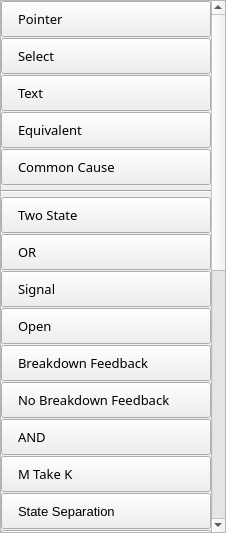
<?xml version="1.0" encoding="UTF-8"?>
<ui version="4.0">
 <class>ToolboxGOMarkov</class>
 <widget class="QWidget" name="ToolboxGOMarkov">
  <property name="geometry">
   <rect>
    <x>0</x>
    <y>0</y>
    <width>226</width>
    <height>533</height>
   </rect>
  </property>
  <property name="windowTitle">
   <string>Form</string>
  </property>
  <layout class="QVBoxLayout" name="verticalLayout">
   <property name="spacing">
    <number>0</number>
   </property>
   <property name="leftMargin">
    <number>0</number>
   </property>
   <property name="topMargin">
    <number>0</number>
   </property>
   <property name="rightMargin">
    <number>0</number>
   </property>
   <property name="bottomMargin">
    <number>0</number>
   </property>
   <item>
    <widget class="QScrollArea" name="scrollArea">
     <property name="widgetResizable">
      <bool>true</bool>
     </property>
     <widget class="QWidget" name="scrollAreaWidgetContents">
      <property name="geometry">
       <rect>
        <x>0</x>
        <y>0</y>
        <width>248</width>
        <height>1046</height>
       </rect>
      </property>
      <layout class="QVBoxLayout" name="verticalLayout_2">
       <property name="spacing">
        <number>1</number>
       </property>
       <property name="leftMargin">
        <number>0</number>
       </property>
       <property name="topMargin">
        <number>0</number>
       </property>
       <property name="rightMargin">
        <number>0</number>
       </property>
       <property name="bottomMargin">
        <number>0</number>
       </property>
       <item>
        <widget class="QPushButton" name="buttonPointer">
         <property name="sizePolicy">
          <sizepolicy hsizetype="Minimum" vsizetype="Expanding">
           <horstretch>0</horstretch>
           <verstretch>0</verstretch>
          </sizepolicy>
         </property>
         <property name="minimumSize">
          <size>
           <width>0</width>
           <height>36</height>
          </size>
         </property>
         <property name="font">
          <font>
           <family>微软雅黑</family>
           <pointsize>10</pointsize>
           <weight>50</weight>
           <bold>false</bold>
           <stylestrategy>PreferAntialias</stylestrategy>
          </font>
         </property>
         <property name="toolTip">
          <string/>
         </property>
         <property name="styleSheet">
          <string notr="true">text-align: left;
padding-left: 16px;
background-color: linear-gradient(rgb(234, 234, 234), rgb(218, 218, 218));
border-color: rgb(204, 204, 204) rgb(204, 204, 204) rgb(181, 181, 181);
</string>
         </property>
         <property name="text">
          <string>Pointer</string>
         </property>
         <property name="icon">
          <iconset resource="../resource.qrc">
           <normaloff>:/icon/resource/image/tool_pointer.png</normaloff>:/icon/resource/image/tool_pointer.png</iconset>
         </property>
         <property name="iconSize">
          <size>
           <width>24</width>
           <height>24</height>
          </size>
         </property>
         <property name="flat">
          <bool>false</bool>
         </property>
        </widget>
       </item>
       <item>
        <widget class="QPushButton" name="buttonSelect">
         <property name="sizePolicy">
          <sizepolicy hsizetype="Minimum" vsizetype="Expanding">
           <horstretch>0</horstretch>
           <verstretch>0</verstretch>
          </sizepolicy>
         </property>
         <property name="minimumSize">
          <size>
           <width>0</width>
           <height>36</height>
          </size>
         </property>
         <property name="font">
          <font>
           <family>微软雅黑</family>
           <pointsize>10</pointsize>
           <weight>50</weight>
           <bold>false</bold>
           <stylestrategy>PreferAntialias</stylestrategy>
          </font>
         </property>
         <property name="toolTip">
          <string/>
         </property>
         <property name="styleSheet">
          <string notr="true">text-align: left;
padding-left: 16px;
background-color: linear-gradient(rgb(234, 234, 234), rgb(218, 218, 218));
border-color: rgb(204, 204, 204) rgb(204, 204, 204) rgb(181, 181, 181);
</string>
         </property>
         <property name="text">
          <string>Select</string>
         </property>
         <property name="icon">
          <iconset resource="../resource.qrc">
           <normaloff>:/icon/resource/image/tool_select.png</normaloff>:/icon/resource/image/tool_select.png</iconset>
         </property>
         <property name="iconSize">
          <size>
           <width>24</width>
           <height>24</height>
          </size>
         </property>
         <property name="flat">
          <bool>false</bool>
         </property>
        </widget>
       </item>
       <item>
        <widget class="QPushButton" name="buttonText">
         <property name="sizePolicy">
          <sizepolicy hsizetype="Minimum" vsizetype="Expanding">
           <horstretch>0</horstretch>
           <verstretch>0</verstretch>
          </sizepolicy>
         </property>
         <property name="minimumSize">
          <size>
           <width>0</width>
           <height>36</height>
          </size>
         </property>
         <property name="font">
          <font>
           <family>微软雅黑</family>
           <pointsize>10</pointsize>
           <weight>50</weight>
           <bold>false</bold>
           <stylestrategy>PreferAntialias</stylestrategy>
          </font>
         </property>
         <property name="toolTip">
          <string/>
         </property>
         <property name="styleSheet">
          <string notr="true">text-align: left;
padding-left: 16px;
background-color: linear-gradient(rgb(234, 234, 234), rgb(218, 218, 218));
border-color: rgb(204, 204, 204) rgb(204, 204, 204) rgb(181, 181, 181);
</string>
         </property>
         <property name="text">
          <string>Text</string>
         </property>
         <property name="icon">
          <iconset resource="../resource.qrc">
           <normaloff>:/icon/resource/image/tool_text.png</normaloff>:/icon/resource/image/tool_text.png</iconset>
         </property>
         <property name="iconSize">
          <size>
           <width>24</width>
           <height>24</height>
          </size>
         </property>
         <property name="flat">
          <bool>false</bool>
         </property>
        </widget>
       </item>
       <item>
        <widget class="QPushButton" name="buttonEquivalent">
         <property name="sizePolicy">
          <sizepolicy hsizetype="Minimum" vsizetype="Expanding">
           <horstretch>0</horstretch>
           <verstretch>0</verstretch>
          </sizepolicy>
         </property>
         <property name="minimumSize">
          <size>
           <width>0</width>
           <height>36</height>
          </size>
         </property>
         <property name="font">
          <font>
           <family>微软雅黑</family>
           <pointsize>10</pointsize>
          </font>
         </property>
         <property name="styleSheet">
          <string notr="true">text-align: left;
padding-left: 16px;
background-color: linear-gradient(rgb(234, 234, 234), rgb(218, 218, 218));
border-color: rgb(204, 204, 204) rgb(204, 204, 204) rgb(181, 181, 181);
</string>
         </property>
         <property name="text">
          <string>Equivalent</string>
         </property>
         <property name="icon">
          <iconset resource="../resource.qrc">
           <normaloff>:/icon/resource/image/tool_equivalent.png</normaloff>:/icon/resource/image/tool_equivalent.png</iconset>
         </property>
         <property name="iconSize">
          <size>
           <width>24</width>
           <height>24</height>
          </size>
         </property>
        </widget>
       </item>
       <item>
        <widget class="QPushButton" name="buttonCommonCause">
         <property name="sizePolicy">
          <sizepolicy hsizetype="Minimum" vsizetype="Expanding">
           <horstretch>0</horstretch>
           <verstretch>0</verstretch>
          </sizepolicy>
         </property>
         <property name="minimumSize">
          <size>
           <width>0</width>
           <height>36</height>
          </size>
         </property>
         <property name="font">
          <font>
           <family>微软雅黑</family>
           <pointsize>10</pointsize>
          </font>
         </property>
         <property name="styleSheet">
          <string notr="true">text-align: left;
padding-left: 16px;
background-color: linear-gradient(rgb(234, 234, 234), rgb(218, 218, 218));
border-color: rgb(204, 204, 204) rgb(204, 204, 204) rgb(181, 181, 181);
</string>
         </property>
         <property name="text">
          <string>Common Cause</string>
         </property>
         <property name="icon">
          <iconset resource="../resource.qrc">
           <normaloff>:/icon/resource/image/tool_common.png</normaloff>:/icon/resource/image/tool_common.png</iconset>
         </property>
         <property name="iconSize">
          <size>
           <width>24</width>
           <height>24</height>
          </size>
         </property>
        </widget>
       </item>
       <item>
        <widget class="Line" name="line">
         <property name="minimumSize">
          <size>
           <width>0</width>
           <height>10</height>
          </size>
         </property>
         <property name="orientation">
          <enum>Qt::Horizontal</enum>
         </property>
        </widget>
       </item>
       <item>
        <widget class="QPushButton" name="buttonOperator1">
         <property name="sizePolicy">
          <sizepolicy hsizetype="Minimum" vsizetype="Expanding">
           <horstretch>0</horstretch>
           <verstretch>0</verstretch>
          </sizepolicy>
         </property>
         <property name="minimumSize">
          <size>
           <width>0</width>
           <height>36</height>
          </size>
         </property>
         <property name="font">
          <font>
           <family>微软雅黑</family>
           <pointsize>10</pointsize>
           <weight>50</weight>
           <bold>false</bold>
           <stylestrategy>PreferAntialias</stylestrategy>
          </font>
         </property>
         <property name="toolTip">
          <string/>
         </property>
         <property name="styleSheet">
          <string notr="true">text-align: left;
padding-left: 16px;
background-color: linear-gradient(rgb(234, 234, 234), rgb(218, 218, 218));
border-color: rgb(204, 204, 204) rgb(204, 204, 204) rgb(181, 181, 181);
</string>
         </property>
         <property name="text">
          <string>Two State</string>
         </property>
         <property name="icon">
          <iconset resource="../resource.qrc">
           <normaloff>:/icon/resource/image/tool_op1.png</normaloff>:/icon/resource/image/tool_op1.png</iconset>
         </property>
         <property name="iconSize">
          <size>
           <width>24</width>
           <height>24</height>
          </size>
         </property>
         <property name="flat">
          <bool>false</bool>
         </property>
        </widget>
       </item>
       <item>
        <widget class="QPushButton" name="buttonOperator2">
         <property name="sizePolicy">
          <sizepolicy hsizetype="Minimum" vsizetype="Expanding">
           <horstretch>0</horstretch>
           <verstretch>0</verstretch>
          </sizepolicy>
         </property>
         <property name="minimumSize">
          <size>
           <width>0</width>
           <height>36</height>
          </size>
         </property>
         <property name="font">
          <font>
           <family>微软雅黑</family>
           <pointsize>10</pointsize>
           <weight>50</weight>
           <bold>false</bold>
           <stylestrategy>PreferAntialias</stylestrategy>
          </font>
         </property>
         <property name="toolTip">
          <string/>
         </property>
         <property name="styleSheet">
          <string notr="true">text-align: left;
padding-left: 16px;
background-color: linear-gradient(rgb(234, 234, 234), rgb(218, 218, 218));
border-color: rgb(204, 204, 204) rgb(204, 204, 204) rgb(181, 181, 181);
</string>
         </property>
         <property name="text">
          <string>OR</string>
         </property>
         <property name="icon">
          <iconset resource="../resource.qrc">
           <normaloff>:/icon/resource/image/tool_op2.png</normaloff>:/icon/resource/image/tool_op2.png</iconset>
         </property>
         <property name="iconSize">
          <size>
           <width>24</width>
           <height>24</height>
          </size>
         </property>
         <property name="flat">
          <bool>false</bool>
         </property>
        </widget>
       </item>
       <item>
        <widget class="QPushButton" name="buttonOperator5">
         <property name="sizePolicy">
          <sizepolicy hsizetype="Minimum" vsizetype="Expanding">
           <horstretch>0</horstretch>
           <verstretch>0</verstretch>
          </sizepolicy>
         </property>
         <property name="minimumSize">
          <size>
           <width>0</width>
           <height>36</height>
          </size>
         </property>
         <property name="font">
          <font>
           <family>微软雅黑</family>
           <pointsize>10</pointsize>
           <weight>50</weight>
           <bold>false</bold>
           <stylestrategy>PreferAntialias</stylestrategy>
          </font>
         </property>
         <property name="toolTip">
          <string/>
         </property>
         <property name="styleSheet">
          <string notr="true">text-align: left;
padding-left: 16px;
background-color: linear-gradient(rgb(234, 234, 234), rgb(218, 218, 218));
border-color: rgb(204, 204, 204) rgb(204, 204, 204) rgb(181, 181, 181);
</string>
         </property>
         <property name="text">
          <string>Signal</string>
         </property>
         <property name="icon">
          <iconset resource="../resource.qrc">
           <normaloff>:/icon/resource/image/tool_op5.png</normaloff>:/icon/resource/image/tool_op5.png</iconset>
         </property>
         <property name="iconSize">
          <size>
           <width>24</width>
           <height>24</height>
          </size>
         </property>
         <property name="flat">
          <bool>false</bool>
         </property>
        </widget>
       </item>
       <item>
        <widget class="QPushButton" name="buttonOperator6">
         <property name="sizePolicy">
          <sizepolicy hsizetype="Minimum" vsizetype="Expanding">
           <horstretch>0</horstretch>
           <verstretch>0</verstretch>
          </sizepolicy>
         </property>
         <property name="minimumSize">
          <size>
           <width>0</width>
           <height>36</height>
          </size>
         </property>
         <property name="font">
          <font>
           <family>微软雅黑</family>
           <pointsize>10</pointsize>
           <weight>50</weight>
           <bold>false</bold>
           <stylestrategy>PreferAntialias</stylestrategy>
          </font>
         </property>
         <property name="toolTip">
          <string/>
         </property>
         <property name="styleSheet">
          <string notr="true">text-align: left;
padding-left: 16px;
background-color: linear-gradient(rgb(234, 234, 234), rgb(218, 218, 218));
border-color: rgb(204, 204, 204) rgb(204, 204, 204) rgb(181, 181, 181);
</string>
         </property>
         <property name="text">
          <string>Open</string>
         </property>
         <property name="icon">
          <iconset resource="../resource.qrc">
           <normaloff>:/icon/resource/image/tool_op6.png</normaloff>:/icon/resource/image/tool_op6.png</iconset>
         </property>
         <property name="iconSize">
          <size>
           <width>24</width>
           <height>24</height>
          </size>
         </property>
         <property name="flat">
          <bool>false</bool>
         </property>
        </widget>
       </item>
       <item>
        <widget class="QPushButton" name="buttonOperator9A1">
         <property name="sizePolicy">
          <sizepolicy hsizetype="Minimum" vsizetype="Expanding">
           <horstretch>0</horstretch>
           <verstretch>0</verstretch>
          </sizepolicy>
         </property>
         <property name="minimumSize">
          <size>
           <width>0</width>
           <height>36</height>
          </size>
         </property>
         <property name="font">
          <font>
           <family>微软雅黑</family>
           <pointsize>10</pointsize>
           <weight>50</weight>
           <bold>false</bold>
           <stylestrategy>PreferAntialias</stylestrategy>
          </font>
         </property>
         <property name="styleSheet">
          <string notr="true">text-align: left;
padding-left: 16px;
background-color: linear-gradient(rgb(234, 234, 234), rgb(218, 218, 218));
border-color: rgb(204, 204, 204) rgb(204, 204, 204) rgb(181, 181, 181);
</string>
         </property>
         <property name="text">
          <string>Breakdown Feedback</string>
         </property>
         <property name="icon">
          <iconset resource="../resource.qrc">
           <normaloff>:/icon/resource/image/tool_op9A1.png</normaloff>:/icon/resource/image/tool_op9A1.png</iconset>
         </property>
         <property name="iconSize">
          <size>
           <width>24</width>
           <height>24</height>
          </size>
         </property>
        </widget>
       </item>
       <item>
        <widget class="QPushButton" name="buttonOperator9A2">
         <property name="sizePolicy">
          <sizepolicy hsizetype="Minimum" vsizetype="Expanding">
           <horstretch>0</horstretch>
           <verstretch>0</verstretch>
          </sizepolicy>
         </property>
         <property name="minimumSize">
          <size>
           <width>0</width>
           <height>36</height>
          </size>
         </property>
         <property name="font">
          <font>
           <family>微软雅黑</family>
           <pointsize>10</pointsize>
           <weight>50</weight>
           <bold>false</bold>
           <stylestrategy>PreferAntialias</stylestrategy>
          </font>
         </property>
         <property name="styleSheet">
          <string notr="true">text-align: left;
padding-left: 16px;
background-color: linear-gradient(rgb(234, 234, 234), rgb(218, 218, 218));
border-color: rgb(204, 204, 204) rgb(204, 204, 204) rgb(181, 181, 181);
</string>
         </property>
         <property name="text">
          <string>No Breakdown Feedback</string>
         </property>
         <property name="icon">
          <iconset resource="../resource.qrc">
           <normaloff>:/icon/resource/image/tool_op9A2.png</normaloff>:/icon/resource/image/tool_op9A2.png</iconset>
         </property>
         <property name="iconSize">
          <size>
           <width>24</width>
           <height>24</height>
          </size>
         </property>
        </widget>
       </item>
       <item>
        <widget class="QPushButton" name="buttonOperator10">
         <property name="sizePolicy">
          <sizepolicy hsizetype="Minimum" vsizetype="Expanding">
           <horstretch>0</horstretch>
           <verstretch>0</verstretch>
          </sizepolicy>
         </property>
         <property name="minimumSize">
          <size>
           <width>0</width>
           <height>36</height>
          </size>
         </property>
         <property name="font">
          <font>
           <family>微软雅黑</family>
           <pointsize>10</pointsize>
           <weight>50</weight>
           <bold>false</bold>
           <stylestrategy>PreferAntialias</stylestrategy>
          </font>
         </property>
         <property name="toolTip">
          <string/>
         </property>
         <property name="styleSheet">
          <string notr="true">text-align: left;
padding-left: 16px;
background-color: linear-gradient(rgb(234, 234, 234), rgb(218, 218, 218));
border-color: rgb(204, 204, 204) rgb(204, 204, 204) rgb(181, 181, 181);
</string>
         </property>
         <property name="text">
          <string>AND</string>
         </property>
         <property name="icon">
          <iconset resource="../resource.qrc">
           <normaloff>:/icon/resource/image/tool_op10.png</normaloff>:/icon/resource/image/tool_op10.png</iconset>
         </property>
         <property name="iconSize">
          <size>
           <width>24</width>
           <height>24</height>
          </size>
         </property>
         <property name="flat">
          <bool>false</bool>
         </property>
        </widget>
       </item>
       <item>
        <widget class="QPushButton" name="buttonOperator11">
         <property name="sizePolicy">
          <sizepolicy hsizetype="Minimum" vsizetype="Expanding">
           <horstretch>0</horstretch>
           <verstretch>0</verstretch>
          </sizepolicy>
         </property>
         <property name="minimumSize">
          <size>
           <width>0</width>
           <height>36</height>
          </size>
         </property>
         <property name="font">
          <font>
           <family>微软雅黑</family>
           <pointsize>10</pointsize>
           <weight>50</weight>
           <bold>false</bold>
           <stylestrategy>PreferAntialias</stylestrategy>
          </font>
         </property>
         <property name="toolTip">
          <string/>
         </property>
         <property name="styleSheet">
          <string notr="true">text-align: left;
padding-left: 16px;
background-color: linear-gradient(rgb(234, 234, 234), rgb(218, 218, 218));
border-color: rgb(204, 204, 204) rgb(204, 204, 204) rgb(181, 181, 181);
</string>
         </property>
         <property name="text">
          <string>M Take K</string>
         </property>
         <property name="icon">
          <iconset resource="../resource.qrc">
           <normaloff>:/icon/resource/image/tool_op11.png</normaloff>:/icon/resource/image/tool_op11.png</iconset>
         </property>
         <property name="iconSize">
          <size>
           <width>24</width>
           <height>24</height>
          </size>
         </property>
         <property name="flat">
          <bool>false</bool>
         </property>
        </widget>
       </item>
       <item>
        <widget class="QPushButton" name="buttonOperator12A">
         <property name="sizePolicy">
          <sizepolicy hsizetype="Minimum" vsizetype="Expanding">
           <horstretch>0</horstretch>
           <verstretch>0</verstretch>
          </sizepolicy>
         </property>
         <property name="minimumSize">
          <size>
           <width>0</width>
           <height>36</height>
          </size>
         </property>
         <property name="font">
          <font>
           <pointsize>10</pointsize>
          </font>
         </property>
         <property name="styleSheet">
          <string notr="true">text-align: left;
padding-left: 16px;
background-color: linear-gradient(rgb(234, 234, 234), rgb(218, 218, 218));
border-color: rgb(204, 204, 204) rgb(204, 204, 204) rgb(181, 181, 181);
</string>
         </property>
         <property name="text">
          <string>State Separation</string>
         </property>
         <property name="icon">
          <iconset resource="../resource.qrc">
           <normaloff>:/icon/resource/image/tool_op12A.png</normaloff>:/icon/resource/image/tool_op12A.png</iconset>
         </property>
         <property name="iconSize">
          <size>
           <width>24</width>
           <height>24</height>
          </size>
         </property>
        </widget>
       </item>
       <item>
        <widget class="QPushButton" name="buttonOperator13A">
         <property name="sizePolicy">
          <sizepolicy hsizetype="Minimum" vsizetype="Expanding">
           <horstretch>0</horstretch>
           <verstretch>0</verstretch>
          </sizepolicy>
         </property>
         <property name="minimumSize">
          <size>
           <width>0</width>
           <height>36</height>
          </size>
         </property>
         <property name="font">
          <font>
           <family>微软雅黑</family>
           <pointsize>10</pointsize>
           <weight>50</weight>
           <bold>false</bold>
           <stylestrategy>PreferAntialias</stylestrategy>
          </font>
         </property>
         <property name="styleSheet">
          <string notr="true">text-align: left;
padding-left: 16px;
background-color: linear-gradient(rgb(234, 234, 234), rgb(218, 218, 218));
border-color: rgb(204, 204, 204) rgb(204, 204, 204) rgb(181, 181, 181);
</string>
         </property>
         <property name="text">
          <string>Multiplex Input and Output (×)</string>
         </property>
         <property name="icon">
          <iconset resource="../resource.qrc">
           <normaloff>:/icon/resource/image/tool_op13A.png</normaloff>:/icon/resource/image/tool_op13A.png</iconset>
         </property>
         <property name="iconSize">
          <size>
           <width>24</width>
           <height>24</height>
          </size>
         </property>
        </widget>
       </item>
       <item>
        <widget class="QPushButton" name="buttonOperator13B">
         <property name="sizePolicy">
          <sizepolicy hsizetype="Minimum" vsizetype="Expanding">
           <horstretch>0</horstretch>
           <verstretch>0</verstretch>
          </sizepolicy>
         </property>
         <property name="minimumSize">
          <size>
           <width>0</width>
           <height>36</height>
          </size>
         </property>
         <property name="font">
          <font>
           <family>微软雅黑</family>
           <pointsize>10</pointsize>
           <weight>50</weight>
           <bold>false</bold>
           <stylestrategy>PreferAntialias</stylestrategy>
          </font>
         </property>
         <property name="styleSheet">
          <string notr="true">text-align: left;
padding-left: 16px;
background-color: linear-gradient(rgb(234, 234, 234), rgb(218, 218, 218));
border-color: rgb(204, 204, 204) rgb(204, 204, 204) rgb(181, 181, 181);
</string>
         </property>
         <property name="text">
          <string>Multiplex Input and Output (+)</string>
         </property>
         <property name="icon">
          <iconset resource="../resource.qrc">
           <normaloff>:/icon/resource/image/tool_op13B.png</normaloff>:/icon/resource/image/tool_op13B.png</iconset>
         </property>
         <property name="iconSize">
          <size>
           <width>24</width>
           <height>24</height>
          </size>
         </property>
        </widget>
       </item>
       <item>
        <widget class="QPushButton" name="buttonOperator15A">
         <property name="sizePolicy">
          <sizepolicy hsizetype="Minimum" vsizetype="Expanding">
           <horstretch>0</horstretch>
           <verstretch>0</verstretch>
          </sizepolicy>
         </property>
         <property name="minimumSize">
          <size>
           <width>0</width>
           <height>36</height>
          </size>
         </property>
         <property name="font">
          <font>
           <family>微软雅黑</family>
           <pointsize>10</pointsize>
           <weight>50</weight>
           <bold>false</bold>
           <stylestrategy>PreferAntialias</stylestrategy>
          </font>
         </property>
         <property name="styleSheet">
          <string notr="true">text-align: left;
padding-left: 16px;
background-color: linear-gradient(rgb(234, 234, 234), rgb(218, 218, 218));
border-color: rgb(204, 204, 204) rgb(204, 204, 204) rgb(181, 181, 181);
</string>
         </property>
         <property name="text">
          <string>Corresponding Gate</string>
         </property>
         <property name="icon">
          <iconset resource="../resource.qrc">
           <normaloff>:/icon/resource/image/tool_op15A.png</normaloff>:/icon/resource/image/tool_op15A.png</iconset>
         </property>
         <property name="iconSize">
          <size>
           <width>24</width>
           <height>24</height>
          </size>
         </property>
        </widget>
       </item>
       <item>
        <widget class="QPushButton" name="buttonOperator15B">
         <property name="sizePolicy">
          <sizepolicy hsizetype="Minimum" vsizetype="Expanding">
           <horstretch>0</horstretch>
           <verstretch>0</verstretch>
          </sizepolicy>
         </property>
         <property name="minimumSize">
          <size>
           <width>0</width>
           <height>36</height>
          </size>
         </property>
         <property name="font">
          <font>
           <pointsize>10</pointsize>
          </font>
         </property>
         <property name="styleSheet">
          <string notr="true">text-align: left;
padding-left: 16px;
background-color: linear-gradient(rgb(234, 234, 234), rgb(218, 218, 218));
border-color: rgb(204, 204, 204) rgb(204, 204, 204) rgb(181, 181, 181);
</string>
         </property>
         <property name="text">
          <string>Parallel Computing</string>
         </property>
         <property name="icon">
          <iconset resource="../resource.qrc">
           <normaloff>:/icon/resource/image/tool_op15B.png</normaloff>:/icon/resource/image/tool_op15B.png</iconset>
         </property>
         <property name="iconSize">
          <size>
           <width>24</width>
           <height>24</height>
          </size>
         </property>
        </widget>
       </item>
       <item>
        <widget class="QPushButton" name="buttonOperator16">
         <property name="sizePolicy">
          <sizepolicy hsizetype="Minimum" vsizetype="Expanding">
           <horstretch>0</horstretch>
           <verstretch>0</verstretch>
          </sizepolicy>
         </property>
         <property name="minimumSize">
          <size>
           <width>0</width>
           <height>36</height>
          </size>
         </property>
         <property name="font">
          <font>
           <pointsize>10</pointsize>
          </font>
         </property>
         <property name="styleSheet">
          <string notr="true">text-align: left;
padding-left: 16px;
background-color: linear-gradient(rgb(234, 234, 234), rgb(218, 218, 218));
border-color: rgb(204, 204, 204) rgb(204, 204, 204) rgb(181, 181, 181);
</string>
         </property>
         <property name="text">
          <string>Restore Open</string>
         </property>
         <property name="icon">
          <iconset resource="../resource.qrc">
           <normaloff>:/icon/resource/image/tool_op16.png</normaloff>:/icon/resource/image/tool_op16.png</iconset>
         </property>
         <property name="iconSize">
          <size>
           <width>24</width>
           <height>24</height>
          </size>
         </property>
        </widget>
       </item>
       <item>
        <widget class="QPushButton" name="buttonOperator17">
         <property name="sizePolicy">
          <sizepolicy hsizetype="Minimum" vsizetype="Expanding">
           <horstretch>0</horstretch>
           <verstretch>0</verstretch>
          </sizepolicy>
         </property>
         <property name="minimumSize">
          <size>
           <width>0</width>
           <height>36</height>
          </size>
         </property>
         <property name="font">
          <font>
           <pointsize>10</pointsize>
          </font>
         </property>
         <property name="styleSheet">
          <string notr="true">text-align: left;
padding-left: 16px;
background-color: linear-gradient(rgb(234, 234, 234), rgb(218, 218, 218));
border-color: rgb(204, 204, 204) rgb(204, 204, 204) rgb(181, 181, 181);
</string>
         </property>
         <property name="text">
          <string>Restore Close</string>
         </property>
         <property name="icon">
          <iconset resource="../resource.qrc">
           <normaloff>:/icon/resource/image/tool_op17.png</normaloff>:/icon/resource/image/tool_op17.png</iconset>
         </property>
         <property name="iconSize">
          <size>
           <width>24</width>
           <height>24</height>
          </size>
         </property>
        </widget>
       </item>
       <item>
        <widget class="QPushButton" name="buttonOperator18">
         <property name="sizePolicy">
          <sizepolicy hsizetype="Minimum" vsizetype="Expanding">
           <horstretch>0</horstretch>
           <verstretch>0</verstretch>
          </sizepolicy>
         </property>
         <property name="minimumSize">
          <size>
           <width>0</width>
           <height>36</height>
          </size>
         </property>
         <property name="font">
          <font>
           <pointsize>10</pointsize>
          </font>
         </property>
         <property name="styleSheet">
          <string notr="true">text-align: left;
padding-left: 16px;
background-color: linear-gradient(rgb(234, 234, 234), rgb(218, 218, 218));
border-color: rgb(204, 204, 204) rgb(204, 204, 204) rgb(181, 181, 181);
</string>
         </property>
         <property name="text">
          <string>Backup Gate</string>
         </property>
         <property name="icon">
          <iconset resource="../resource.qrc">
           <normaloff>:/icon/resource/image/tool_op18.png</normaloff>:/icon/resource/image/tool_op18.png</iconset>
         </property>
         <property name="iconSize">
          <size>
           <width>24</width>
           <height>24</height>
          </size>
         </property>
        </widget>
       </item>
       <item>
        <widget class="QPushButton" name="buttonOperator18A">
         <property name="sizePolicy">
          <sizepolicy hsizetype="Minimum" vsizetype="Expanding">
           <horstretch>0</horstretch>
           <verstretch>0</verstretch>
          </sizepolicy>
         </property>
         <property name="minimumSize">
          <size>
           <width>0</width>
           <height>36</height>
          </size>
         </property>
         <property name="font">
          <font>
           <pointsize>10</pointsize>
          </font>
         </property>
         <property name="styleSheet">
          <string notr="true">text-align: left;
padding-left: 16px;
background-color: linear-gradient(rgb(234, 234, 234), rgb(218, 218, 218));
border-color: rgb(204, 204, 204) rgb(204, 204, 204) rgb(181, 181, 181);
</string>
         </property>
         <property name="text">
          <string>Backup Gate</string>
         </property>
         <property name="icon">
          <iconset resource="../resource.qrc">
           <normaloff>:/icon/resource/image/tool_op18A.png</normaloff>:/icon/resource/image/tool_op18A.png</iconset>
         </property>
         <property name="iconSize">
          <size>
           <width>24</width>
           <height>24</height>
          </size>
         </property>
        </widget>
       </item>
       <item>
        <widget class="QPushButton" name="buttonOperator19">
         <property name="sizePolicy">
          <sizepolicy hsizetype="Minimum" vsizetype="Expanding">
           <horstretch>0</horstretch>
           <verstretch>0</verstretch>
          </sizepolicy>
         </property>
         <property name="minimumSize">
          <size>
           <width>0</width>
           <height>36</height>
          </size>
         </property>
         <property name="font">
          <font>
           <pointsize>10</pointsize>
          </font>
         </property>
         <property name="styleSheet">
          <string notr="true">text-align: left;
padding-left: 16px;
background-color: linear-gradient(rgb(234, 234, 234), rgb(218, 218, 218));
border-color: rgb(204, 204, 204) rgb(204, 204, 204) rgb(181, 181, 181);
</string>
         </property>
         <property name="text">
          <string>Overpressure Protection</string>
         </property>
         <property name="icon">
          <iconset resource="../resource.qrc">
           <normaloff>:/icon/resource/image/tool_op19.png</normaloff>:/icon/resource/image/tool_op19.png</iconset>
         </property>
         <property name="iconSize">
          <size>
           <width>24</width>
           <height>24</height>
          </size>
         </property>
        </widget>
       </item>
       <item>
        <widget class="QPushButton" name="buttonOperator20">
         <property name="sizePolicy">
          <sizepolicy hsizetype="Minimum" vsizetype="Expanding">
           <horstretch>0</horstretch>
           <verstretch>0</verstretch>
          </sizepolicy>
         </property>
         <property name="minimumSize">
          <size>
           <width>0</width>
           <height>36</height>
          </size>
         </property>
         <property name="font">
          <font>
           <pointsize>10</pointsize>
          </font>
         </property>
         <property name="styleSheet">
          <string notr="true">text-align: left;
padding-left: 16px;
background-color: linear-gradient(rgb(234, 234, 234), rgb(218, 218, 218));
border-color: rgb(204, 204, 204) rgb(204, 204, 204) rgb(181, 181, 181);
</string>
         </property>
         <property name="text">
          <string>NOT Gate</string>
         </property>
         <property name="icon">
          <iconset resource="../resource.qrc">
           <normaloff>:/icon/resource/image/tool_op20.png</normaloff>:/icon/resource/image/tool_op20.png</iconset>
         </property>
         <property name="iconSize">
          <size>
           <width>24</width>
           <height>24</height>
          </size>
         </property>
        </widget>
       </item>
       <item>
        <widget class="QPushButton" name="buttonOperator21">
         <property name="sizePolicy">
          <sizepolicy hsizetype="Minimum" vsizetype="Expanding">
           <horstretch>0</horstretch>
           <verstretch>0</verstretch>
          </sizepolicy>
         </property>
         <property name="minimumSize">
          <size>
           <width>0</width>
           <height>36</height>
          </size>
         </property>
         <property name="styleSheet">
          <string notr="true">text-align: left;
padding-left: 16px;
background-color: linear-gradient(rgb(234, 234, 234), rgb(218, 218, 218));
border-color: rgb(204, 204, 204) rgb(204, 204, 204) rgb(181, 181, 181);
</string>
         </property>
         <property name="text">
          <string>Overall Feedback</string>
         </property>
         <property name="icon">
          <iconset resource="../resource.qrc">
           <normaloff>:/icon/resource/image/tool_op21.png</normaloff>:/icon/resource/image/tool_op21.png</iconset>
         </property>
         <property name="iconSize">
          <size>
           <width>24</width>
           <height>24</height>
          </size>
         </property>
        </widget>
       </item>
       <item>
        <widget class="QPushButton" name="buttonOperator22A">
         <property name="sizePolicy">
          <sizepolicy hsizetype="Minimum" vsizetype="Expanding">
           <horstretch>0</horstretch>
           <verstretch>0</verstretch>
          </sizepolicy>
         </property>
         <property name="minimumSize">
          <size>
           <width>0</width>
           <height>36</height>
          </size>
         </property>
         <property name="font">
          <font>
           <pointsize>10</pointsize>
          </font>
         </property>
         <property name="styleSheet">
          <string notr="true">text-align: left;
padding-left: 16px;
background-color: linear-gradient(rgb(234, 234, 234), rgb(218, 218, 218));
border-color: rgb(204, 204, 204) rgb(204, 204, 204) rgb(181, 181, 181);
</string>
         </property>
         <property name="text">
          <string>M Bits N Through</string>
         </property>
         <property name="icon">
          <iconset resource="../resource.qrc">
           <normaloff>:/icon/resource/image/tool_op22A.png</normaloff>:/icon/resource/image/tool_op22A.png</iconset>
         </property>
         <property name="iconSize">
          <size>
           <width>24</width>
           <height>24</height>
          </size>
         </property>
        </widget>
       </item>
       <item>
        <widget class="QPushButton" name="buttonOperator22B">
         <property name="sizePolicy">
          <sizepolicy hsizetype="Minimum" vsizetype="Expanding">
           <horstretch>0</horstretch>
           <verstretch>0</verstretch>
          </sizepolicy>
         </property>
         <property name="minimumSize">
          <size>
           <width>0</width>
           <height>36</height>
          </size>
         </property>
         <property name="font">
          <font>
           <pointsize>10</pointsize>
          </font>
         </property>
         <property name="styleSheet">
          <string notr="true">text-align: left;
padding-left: 16px;
background-color: linear-gradient(rgb(234, 234, 234), rgb(218, 218, 218));
border-color: rgb(204, 204, 204) rgb(204, 204, 204) rgb(181, 181, 181);
</string>
         </property>
         <property name="text">
          <string>M Bits N Through 2</string>
         </property>
         <property name="icon">
          <iconset resource="../resource.qrc">
           <normaloff>:/icon/resource/image/tool_op22B.png</normaloff>:/icon/resource/image/tool_op22B.png</iconset>
         </property>
         <property name="iconSize">
          <size>
           <width>24</width>
           <height>24</height>
          </size>
         </property>
        </widget>
       </item>
       <item>
        <widget class="QPushButton" name="buttonOperator23">
         <property name="sizePolicy">
          <sizepolicy hsizetype="Minimum" vsizetype="Expanding">
           <horstretch>0</horstretch>
           <verstretch>0</verstretch>
          </sizepolicy>
         </property>
         <property name="minimumSize">
          <size>
           <width>0</width>
           <height>36</height>
          </size>
         </property>
         <property name="font">
          <font>
           <pointsize>10</pointsize>
          </font>
         </property>
         <property name="styleSheet">
          <string notr="true">text-align: left;
padding-left: 16px;
background-color: linear-gradient(rgb(234, 234, 234), rgb(218, 218, 218));
border-color: rgb(204, 204, 204) rgb(204, 204, 204) rgb(181, 181, 181);
</string>
         </property>
         <property name="text">
          <string>Combination</string>
         </property>
         <property name="icon">
          <iconset resource="../resource.qrc">
           <normaloff>:/icon/resource/image/tool_op23.png</normaloff>:/icon/resource/image/tool_op23.png</iconset>
         </property>
         <property name="iconSize">
          <size>
           <width>24</width>
           <height>24</height>
          </size>
         </property>
        </widget>
       </item>
      </layout>
     </widget>
    </widget>
   </item>
  </layout>
 </widget>
 <resources>
  <include location="../resource.qrc"/>
 </resources>
 <connections/>
</ui>
